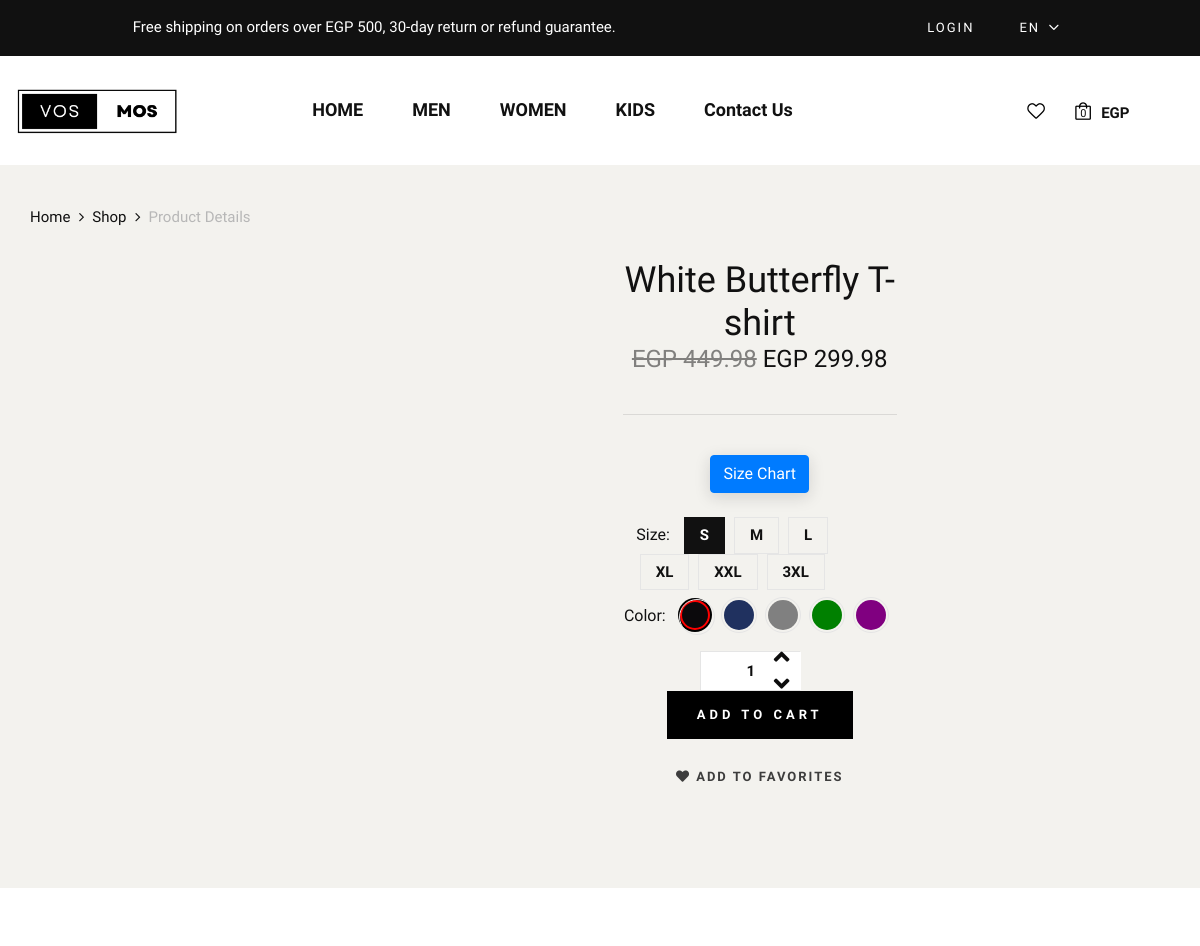
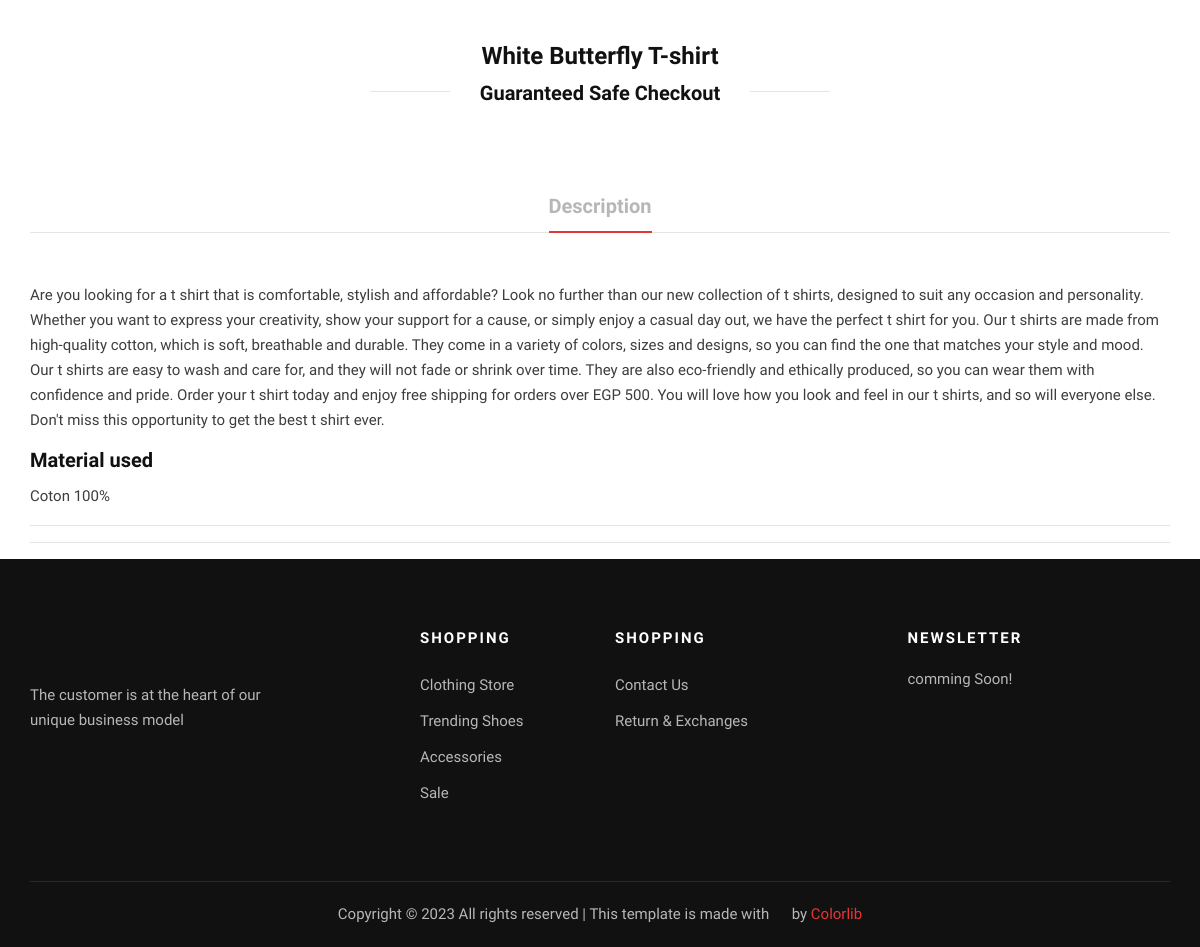
The page /product_detail/90/ on the database its author committed (2 pictures, top to bottom).
### frontend/models.py (models this page shows, shortened)
class ProductImage(models.Model):
    product = models.ForeignKey(Product, on_delete=models.CASCADE, related_name='images')
    image = models.ImageField(upload_to="static", default="", blank=True, null=True)
    path = models.CharField(max_length=50, default="")
    color = models.CharField(max_length=50, default="")

class Product(models.Model):
    CATEGORY_CHOICES = (
        ('M', 'Men'),
        ('W', 'Women'),
        ('K', 'Kids'),
        ('A', 'Accessories'),
    )
    SUB_CATEGORY_CHOICES = (
    ('S', 'Shirt'),
    ('SW', 'Sport wear'),
    ('OW', 'Outwear')
    )
    LABEL_CHOICES = (
        ('NEW', 'primary'),
        ('BEST Seller', 'secondary'),
        ('N', '')
    )
    product_id = models.AutoField
    id = models.AutoField(primary_key=True, auto_created=True)
    product_name = models.CharField(max_length=50)
    category = models.ManyToManyField('Category', through='ProductCategory')
    label = models.CharField(choices=LABEL_CHOICES, max_length=11, default="")
    subcategory = models.CharField(choices= SUB_CATEGORY_CHOICES ,max_length=50, default="")
    price = models.FloatField(default=0)
    discount_price = models.FloatField(default=0)
    pub_date = models.DateField()
    image = models.ImageField(upload_to="static", default="", blank=True, null=True)
    material = models.CharField(max_length=50, default="Coton 100%")
    description = models.TextField(default="Are you looking for a t shirt that is comfortable, stylish and affordable? Look no further than our new collection of t shirts, designed to suit any occasion and personality. Whether you want to express your creativity, show your support for a cause, or simply enjoy a casual day out, we have the perfect t shirt for you. Our t shirts are made from high-quality cotton, which is soft, breathable and durable. They come in a variety of colors, sizes and designs, so you can find the one that matches your style and mood.  Our t shirts are easy to wash and care for, and they will not fade or shrink over time. They are also eco-friendly and ethically produced, so you can wear them with confidence and pride. Order your t shirt today and enjoy free shipping for orders over EGP 500. You will love how you look and feel in our t shirts, and so will everyone else. Don't miss this opportunity to get the best t shirt ever.")
    path = models.CharField(max_length=50, default="")

class ProductSize(models.Model):
    product = models.ForeignKey(Product, on_delete=models.CASCADE, related_name="psize")
    size = models.CharField(max_length=10 , blank=True, null=True)
    quantity = models.PositiveIntegerField( blank=True, null=True)
    class Meta:
        unique_together = ('product', 'size')

class ProductColor(models.Model):
    product = models.ForeignKey(Product, on_delete=models.CASCADE, related_name="pcolor")
    color = models.CharField(max_length=10 , blank=True, null=True)
    color_id = models.CharField(max_length=10 , blank=True, null=True)
    quantity = models.PositiveIntegerField( blank=True, null=True)
    class Meta:
        unique_together = ('product', 'color')

### frontend/views.py (the view)
# urls.py: path('product_detail/<int:product_id>/', views.product_detail, name='product_detail'),
def product_detail(request, product_id):
    if request.method == 'POST':
        quantity = int(request.POST.get('quantity', 1))
        cart_item, created = cart_item.objects.get_or_create(
            cart=request.cart,
            product=product,
        )
        if not created:
            cart_item.quantity += quantity
        else:
            cart_item.quantity = quantity
        cart_item.save()
        return redirect('cart_detail')
    else:
        product = get_object_or_404(Product, id=product_id)
        recently_viewed_product_ids = request.session.get('recently_viewed_products', [])
        if product_id not in recently_viewed_product_ids:
            recently_viewed_product_ids.append(product_id)
            request.session['recently_viewed_products'] = recently_viewed_product_ids
        images = ProductImage.objects.filter(product=product)
        sizes = ProductSize.objects.filter(product=product)
        colors = ProductColor.objects.filter(product=product)
    return render(request, 'product.html', {'product': product, 'images': images, 'sizes': sizes, 'colors': colors})

### frontend/templates/product.html (shortened to what this page needs)
{% extends "layout.html" %}
{% load static %}
{% block body %}
    <div class="product__details__pic">
        <div class="container">
            <div class="row">
                <div class="col-lg-12">
                    <div class="d-flex justify-content-between align-items-center">
                        <div class="product__details__breadcrumb">
                            <a href="{% url 'index' %}">Home</a>
                            <a href="{% url 'show_products' %}">Shop</a>
                            <span>Product Details</span>
                        </div>
                    </div>
                </div>
                <div class="row">
                    <div class="col-lg-5 col-md-9">
                        <div class="tab-content">
                            <div class="tab-pane active" id="tabs-0" role="tabpanel">
                                <div class="product__details__pic__item">
                                </div>
                            </div>
                        </div>
                    </div>
                    <div class="col-lg-3 col-md-3 align-items-left">
                        <ul class="nav nav-tabs" role="tablist">
                            <li class="nav-item">
                                <a class="nav-link active" data-toggle="tab" href="#tabs-0" role="tab">
                                    <div class="product__thumb__pic set-bg" data-setbg="{% static product.path %}">
                                    </div>
                                </a>
                            </li>
                            {% for image in images %}
                            <li class="nav-item ">
                                <a class="nav-link" data-toggle="tab" href="#tabs-{{ forloop.counter }}" role="tab">
                                    <div class="product__thumb__pic set-bg" data-setbg="{% static image.path %}">
                                    </div>
                                </a>
                            </li>
                            {% endfor %}
                        </ul>
                    </div>
                    <div class="col-lg-4 col-md-12">
                        <h2>{{product.product_name}}</h2>
                        <h4>{% if product.discount_price != 0%} <span style="text-decoration: line-through; opacity: 0.5;">EGP {{ product.discount_price }}</span> {% endif %} EGP {{ product.price }} </h4>
                        <br>
                        <hr />
                        <br>
                        <button id="sizechart" type="button" class="btn btn-primary" data-toggle="modal" data-target="#sizeChartModal">
                            Size Chart
                        </button>
                        <br>
                        <br>
                        <div class="product__details__option">
                            <form id="my-form" method="POST" action="{% url 'add_to_cart' product.id %}">
                            <div class="product__details__option__size">
                                <span>Size:</span>
                                {% for size in sizes %}
                                <label for="{{ size.size }}"  {% if forloop.first %}class="active"{% endif %}>{{ size.size }}
                                </label>
                                {% endfor %}
                            </div>
                            <div id="color-selector" class="product__details__option__color" data-product-id="{{ product.id }}">
                                <span>Color:</span>
                                {% for color in colors %}
                                    <label class="c-{{ color.color_id }}" for="sp-{{ color.color_id }}" title="{{ color.color }}"></label>
                                {% endfor %}
                            </div>
                            <br>
                            <br>
                            <div class="product__details__cart__option">
                                <div class="sticky-bottom">
                                    <div class="quantity">
                                      <div class="pro-qty">
                                        <input name="cloth_quantity" type="text" value="1">
                                      </div>
                                    </div>
                                    <a href="#" class="primary-btn" id="submit-button">Add to Cart</a>
                                  </div>                        </div>
                            </form>
                            <div class="product__details__btns__option">
                                <a onclick="addToFavorites('{{ product.id }}')" href="#"><i class="fa fa-heart"></i> add to favorites</a>
                            </div>
                        </div>
                    </div>
                </div>
            </div>
        </div>
    </div>
        <div class="product__details__content">
            <div class="container">
                <div class="row d-flex justify-content-center">
                    <div class="col-lg-8">
                        <div class="product__details__text">
                            <h4>{{product.product_name}}</h4>
                            <div class="product__details__last__option">
                                <h5><span>Guaranteed Safe Checkout</span></h5>
                            </div>
                        </div>
                    </div>
                </div>
                <div class="row">
                    <div class="col-lg-12">
                        <div class="product__details__tab">
                            <ul class="nav nav-tabs" role="tablist">
                                <li class="nav-item">
                                    <a class="nav-link active" data-toggle="tab" href="#tabs-5"
                                    role="tab">Description</a>
                                </li>
                            </ul>
                            <div class="tab-content">
                                <div class="tab-pane active" id="tabs-5" role="tabpanel">
                                    <div class="product__details__tab__content">
                                            <p>{{ product.description|linebreaks }}
                                            </p>
                                        <div class="product__details__tab__content__item">
                                            <h5>Material used</h5>
                                            <p>{{ product.material }}</p>
                                        </div>
                                    </div>
                                </div>
                            <hr/>
                            <hr/>
                            </div>
                        </div>
                    </div>
                </div>
            </div>
        </div>
{% endblock %}

### frontend/static/frontend/style.css (style rules this page uses)
input[name="color"]:checked + label { border: 2px solid red; box-shadow: 0 0 0 2px black; border-radius: 50%; }

### rows shown on the page
Product: product_name "White Butterfly T-shirt", discount_price "449.98", price "299.98", description "Are you looking for a t shirt that is comfortable, stylish and affordable? Look no further than our new collection of t shirts, designed to suit any occasion and personality. Whether you want to express your creativity, show your support for a cause, or simply enjoy a casual day out, we have the perfect t shirt for you. Our t shirts are made from high-quality cotton, which is soft, breathable and durable. They come in a variety of colors, sizes and designs, so you can find the one that matches your style and mood. Our t shirts are easy to wash and care for, and they will not fade or shrink over time. They are also eco-friendly and ethically produced, so you can wear them with confidence and…", material "Coton 100%"
ProductSize: size "S"
ProductSize: size "M"
ProductSize: size "L"
ProductSize: size "XL"
ProductSize: size "XXL"
ProductSize: size "3XL"
